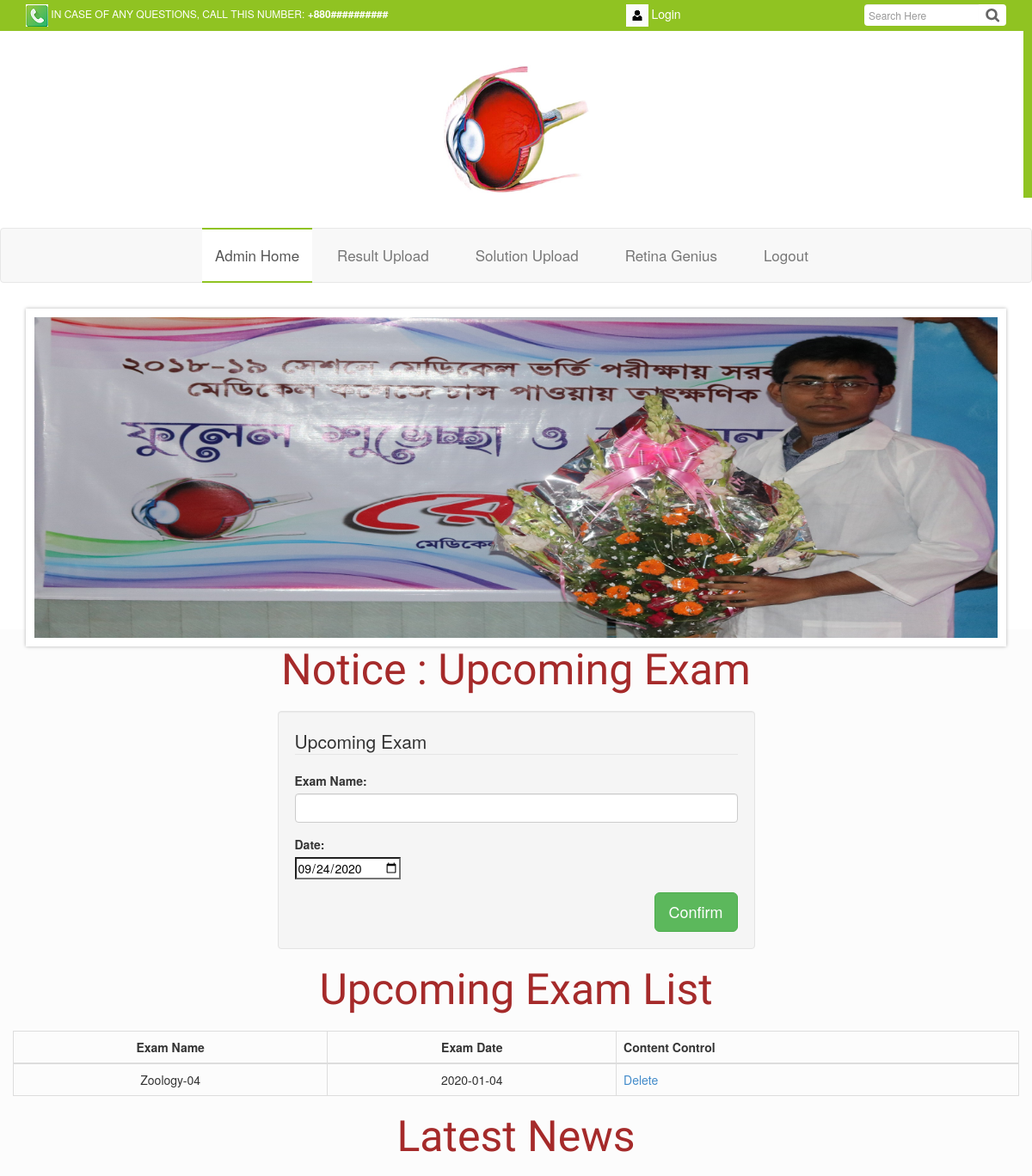
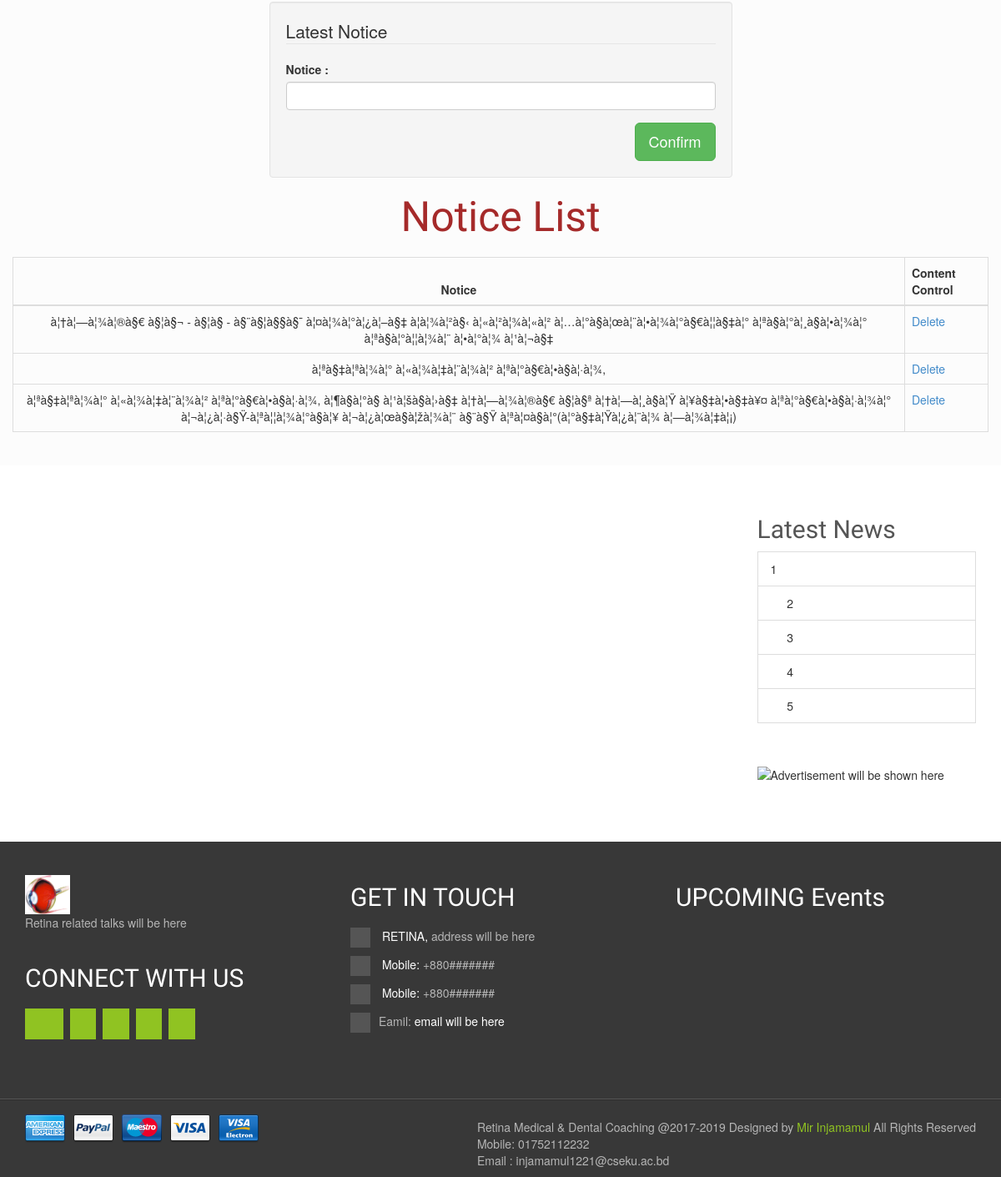
The app's page /adminPanel.php with its own data (2 pictures, top to bottom).
### tables this page shows
CREATE TABLE `upcoming_exam` (
  `id` int(11) NOT NULL,
  `exam_name` varchar(50) NOT NULL,
  `exam_date` date NOT NULL
);

CREATE TABLE `notice` (
  `id` int(11) NOT NULL,
  `notice` varchar(500) NOT NULL
);

### adminPanel.php (the view, shortened to what this page needs)
<?php
require('db.php');
$query = "SELECT * FROM upcoming_exam";
$result1 = mysqli_query($con,$query) or die(mysql_error());
$rows1 = mysqli_num_rows($result1);
$queryNotice = "SELECT * FROM notice";
$resultNotice = mysqli_query($con,$queryNotice) or die(mysql_error());
$rowsNotice = mysqli_num_rows($resultNotice);
?>
<!doctype html>
<html lang="en">
<head>
    <link rel="stylesheet" href="css/nivo-slider.css" type="text/css" />
    <link rel="stylesheet" href="css/owl.carousel.css">
    <link rel="stylesheet" href="css/owl.theme.css">
    <link rel="stylesheet" href="css/bootstrap.min.css">
    <link rel="stylesheet" href="css/font-awesome.min.css">
    <link rel="stylesheet" href="css/style.css">
    <link rel="stylesheet" href="css/responsive.css">
</head>
<body>
<section id="top">
    <div class="container">
        <div class="row">
            <div class="col-md-7">
                <p class="contact-action"><img src="images/PhoneDial.png">  IN CASE OF ANY QUESTIONS, CALL THIS NUMBER: <strong>+880##########</strong></strong></p>
            </div>
            <div class="col-md-3 clearfix">
                <ul class="login-cart">
                    <li>
                        <a data-toggle="modal" data-target="#myModal" href="#">
                            <img src="images/LoginImage.png">  Login
                        </a>
                    </li>
                </ul>
            </div>
            <div class="col-md-2">
                <div class="search-box">
                    <div class="input-group">
                        <input placeholder="Search Here" type="text" class="form-control">
					      	<span class="input-group-btn">
					        	<button class="btn btn-default" type="button"></button>
					      	</span>
                    </div>
                </div>
            </div>
        </div>
    </div>
</section>
<header>
    <div class="container">
        <div class="row">
            <div class="col-md-12">
                <a href="#">
                    <img src="images/logo.jpg" width="15%" alt="logo">
                </a>
            </div>
        </div>
    </div>
</header>
<nav class="navbar navbar-default">
    <div class="container">
        <div class="collapse navbar-collapse" id="bs-example-navbar-collapse-1">
            <ul class="nav navbar-nav nav-main">
                <li class="active"><a href="#">Admin Home</a></li>
                <li><a href="resultUpload.php">Result Upload</a></li>
                <li><a href="sollutionUpload.php">Solution Upload</a></li>
                <li><a href="genisusRegistrationList2020.php">Retina Genius</a></li>
                <li><a href="logout.php">Logout</a></li>
            </ul>
        </div>
    </div>
</nav>
<section id="slider-area">
    <div class="container">
        <div class="row">
            <div class="col-md-12">
                <div id="slider" class="nivoSlider">
                </div>
            </div>
        </div>
    </div>
</section>
<section id="topic-header">
    <div class="container">
        <div class="row">
            <div class="col-md-12 text-center"><h1 style="color: brown">Notice : Upcoming Exam</h1></div>
            <br>
            <div class="col-md-3 hidden-phone"></div>
            <div class="col-md-6" id="form-login">
                <form class="well" action="" method="post" name="upcomingExamForm">
                    <fieldset>
                        <div class="control-group">
                            <div class="control-label">
                                <label>Exam Name:</label>
                            </div>
                            <div class="controls form-group">
                                <input type="text" name="exam_name" id="file" class="input-large form-control">
                            </div>
                        </div>
                        <legend>Upcoming Exam</legend>
                        <div class="control-group">
                            <div class="control-label">
                                <label>Date:</label>
                            </div>
                            <div class="controls form-group">
                                <input type="date" name="examDate" value="<?php echo date('Y-m-d'); ?>" />
                            </div>
                        </div>
                        <div class="control-group">
                            <div class="controls">
                                <button type="submit" id="submit" name="upcomingExamFormImport" class="btn btn-success btn-flat btn-lg pull-right button-loading" data-loading-text="Loading...">Confirm</button>
                            </div>
                        </div>
                    </fieldset>
                </form>
            </div>
            <div class="col-md-3 hidden-phone"></div>
        </div>
        <div class="row">
            <div class="col-md-12 text-center"><h1 style="color: brown">Upcoming Exam List</h1></div>
            <br>
            <?php
            if($rows1>0){
            ?>
            <table class="table table-bordered">
                <thead>
                <tr>
                    <th><center>Exam Name</center></th>
                    <th><center>Exam Date</center></th>
                     <th>Content Control</th>
                </thead>
                <?php
                while ($rowTS = mysqli_fetch_array($result1)) {
                    ?>
                    <tr>
                        <td><center><?php $summary = $rowTS['exam_name']; echo $summary;?></center></td>
                        <td><center><?php $summary = $rowTS['exam_date']; echo $summary;?></center></td>
                        <td ><a href="upcomingExamDelete.php?edit_id=<?php echo $rowTS['id']; ?>">Delete</a></td>
                    </tr>
                <?php
                }
                    }
                    ?>
                </table>
        </div>
        <div class="row">
            <div class="col-md-12 text-center"><h1 style="color: brown">Latest News</h1></div>
            <br>
            <div class="col-md-3 hidden-phone"></div>
            <div class="col-md-6" id="form-login">
                <form class="well" action="" method="post" name="upcomingExamForm">
                    <fieldset>
                        <div class="control-group">
                            <div class="control-label">
                                <label>Notice :</label>
                            </div>
                            <div class="controls form-group">
                                <input type="text" name="notice" id="file" class="input-large form-control">
                            </div>
                        </div>
                        <legend>Latest Notice</legend>
                        <div class="control-group">
                            <div class="controls">
                                <button type="submit" id="submit" name="noticeFormImport" class="btn btn-success btn-flat btn-lg pull-right button-loading" data-loading-text="Loading...">Confirm</button>
                            </div>
                        </div>
                    </fieldset>
                </form>
            </div>
            <div class="col-md-3 hidden-phone"></div>
        </div>
        <div class="row">
            <div class="col-md-12 text-center"><h1 style="color: brown">Notice List</h1></div>
            <br>
            <?php
            if($rowsNotice>0){
            ?>
            <table class="table table-bordered">
                <thead>
                <tr>
                <th><center>Notice</center></th>
                <th>Content Control</th>
                </thead>
                <?php
                while ($rowTS = mysqli_fetch_array($resultNotice)) {
                    ?>
                    <tr>
                        <td><center><?php $summary = $rowTS['notice']; echo $summary;?></center></td>
                        <td ><a href="noticeDelete.php?edit_id=<?php echo $rowTS['id']; ?>">Delete</a></td>
                    </tr>
                <?php
                }
                    }
                    ?>
                </table>
        </div>
    </div>
</section>
<section id="shop">
    <div class="container">
        <div class="row">
            <div class="col-md-9">
            </div>
            <div class="col-md-3">
                <div class="blog-sidebar">
                    <div class="block">
                        <h4>Latest News</h4>
                        <div class="list-group">
                            <a href="" class="list-group-item">
                                1
                            </a>
                            <a href="" class="list-group-item">
                                <i class="fa  fa-dot-circle-o"></i>
                                2
                            </a>
                            <a href="" class="list-group-item">
                                <i class="fa  fa-dot-circle-o"></i>
                                3
                            </a>
                            <a href="" class="list-group-item">
                                <i class="fa  fa-dot-circle-o"></i>
                                4
                            </a>
                            <a href="" class="list-group-item">
                                <i class="fa  fa-dot-circle-o"></i>
                                5
                            </a>
                        </div>
                    </div>
                    <div class="block">
                        <img src="" alt="Advertisement will be shown here">
                    </div>
                </div>
            </div>
        </div>
</section>
<footer>
    <div class="container">
        <div class="row">
            <div class="col-md-4">
                <div class="block clearfix">
                    <a href="#">
                        <img src="images/logo.jpg" alt="" width="15%"><br>
                    </a>
                    <p>
                        Retina related talks will be here
                    </p>
                    <h4 class="connect-heading">CONNECT WITH US</h4>
                    <ul class="social-icon">
                        <li>
                            <a class="facebook-icon" href="#">
                                <i class="fa fa-facebook"></i>
                            </a>
                        </li>
                        <li>
                            <a class="plus-icon" href="#">
                                <i class="fa fa-google-plus"></i>
                            </a>
                        </li>
                        <li>
                            <a class="twitter-icon" href="#">
                                <i class="fa fa-twitter"></i>
                            </a>
                        </li>
                        <li>
                            <a class="pinterest-icon" href="#">
                                <i class="fa fa-pinterest"></i>
                            </a>
                        </li>
                        <li>
                            <a class="linkedin-icon" href="#">
                                <i class="fa fa-linkedin"></i>
                            </a>
                        </li>
                    </ul>
                </div>
            </div>
            <div class="col-md-4">
                <div class="block">
                    <h4>GET IN TOUCH</h4>
                    <p ><i class="fa  fa-map-marker"></i> <span>RETINA,</span> address will be here</p>
                    <p> <i class="fa  fa-phone"></i> <span>Mobile:</span> +880####### </p>
                    <p> <i class="fa  fa-mobile"></i> <span>Mobile:</span> +880#######</p>
                    <p class="mail"><i class="fa  fa-envelope"></i>Eamil: <span>email will be here</span></p>
                </div>
            </div>
            <div class="col-md-4">
                <div class="block">
                    <h4>UPCOMING Events</h4>
                </div>
            </div>
        </div>
    </div>
    <div class="footer-bottom">
        <div class="container">
            <div class="row">
                <div class="col-md-12">
                    <ul class="cash-out pull-left">
                        <li>
                            <a href="#">
                                <img src="images/American-Express.png" alt="">
                            </a>
                        </li>
                        <li>
                            <a href="#">
                                <img src="images/PayPal.png" alt="">
                            </a>
                        </li>
                        <li>
                            <a href="#">
                                <img src="images/Maestro.png" alt="">
                            </a>
                        </li>
                        <li>
                            <a href="#">
                                <img src="images/Visa.png" alt="">
                            </a>
                        </li>
                        <li>
                            <a href="#">
                                <img src="images/Visa-Electron.png" alt="">
                            </a>
                        </li>
                    </ul>
                    <p class="copyright-text pull-right">Retina Medical & Dental Coaching @2017-2019 Designed by <a href="">Mir Injamamul</a> All Rights Reserved <br> Mobile: 01752112232 <br> Email : injamamul1221@cseku.ac.bd</p>
                </div>
            </div>
        </div>
    </div>
</footer>
<a id="back-top" href="#"></a>
</body>
</html>

### records on screen
upcoming_exam: exam_name "Zoology-04", exam_date "2020-01-04"
notice: notice "à¦†à¦—à¦¾à¦®à§€ à§¦à§¬ - à§¦à§­ - à§¨à§¦à§§à§¯ à¦¤à¦¾à¦°à¦¿à¦–à§‡ à¦­à¦¾à¦²à§‹ à¦«à¦²à¦¾à¦«à¦² à¦…à¦°à§à¦œà¦¨à¦•à¦¾à¦°à§€à¦¦à§‡à¦° à¦ªà§à¦°à¦¸à§à¦•à¦¾à¦° à¦ªà§à¦°à¦¦à¦¾à¦¨ à¦•à¦°à¦¾ à¦¹à¦¬à§‡"
notice: notice "à¦ªà§‡à¦ªà¦¾à¦° à¦«à¦¾à¦‡à¦¨à¦¾à¦² à¦ªà¦°à§€à¦•à§à¦·à¦¾,"
notice: notice "à¦ªà§‡à¦ªà¦¾à¦° à¦«à¦¾à¦‡à¦¨à¦¾à¦² à¦ªà¦°à§€à¦•à§à¦·à¦¾, à¦¶à§à¦°à§ à¦¹à¦šà§à¦›à§‡ à¦†à¦—à¦¾à¦®à§€ à§¦à§ª à¦†à¦—à¦¸à§à¦Ÿ à¦¥à§‡à¦•à§‡à¥¤ à¦ªà¦°à§€à¦•à§à¦·à¦¾à¦° à¦¬à¦¿à¦·à§Ÿ-à¦ªà¦¦à¦¾à¦°à§à¦¥ à¦¬à¦¿à¦œà§à¦žà¦¾à¦¨ à§¨à§Ÿ à¦ªà¦¤à§à¦°(à¦°à§‡à¦Ÿà¦¿à¦¨à¦¾ à¦—à¦¾à¦‡à¦¡)"
